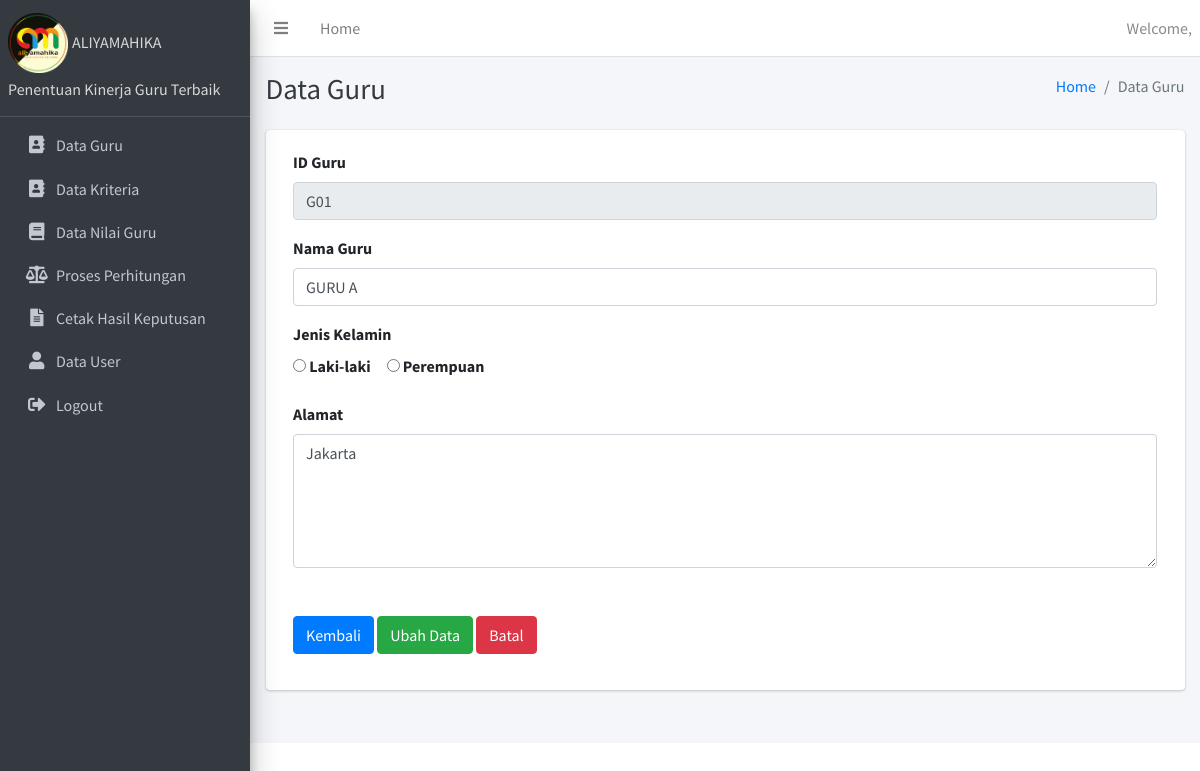
/dashboard.php?module=edit_guru&id_guru=G01, run on the app's committed database.
### tables this page shows
CREATE TABLE `guru` (
  `id_guru` varchar(10) NOT NULL,
  `nm_guru` varchar(20) DEFAULT NULL,
  `jenkel` varchar(20) DEFAULT NULL,
  `alamat` varchar(50) NOT NULL
);

### modul/alternatif/edit_guru.php (the view, shortened to what this page needs)
<?php
$query = mysqli_query($koneksi, "SELECT * FROM guru WHERE id_guru='$_GET[id_guru]'");
$row = mysqli_fetch_assoc($query);
?>
<div class="content-header">
  <div class="container-fluid">
    <div class="row mb-2">
      <div class="col-sm-6">
        <h1 class="m-0 text-dark">Data Guru</h1>
      </div>
      <div class="col-sm-6">
        <ol class="breadcrumb float-sm-right">
          <li class="breadcrumb-item"><a href="?module=home">Home</a></li>
          <li class="breadcrumb-item active">Data Guru</li>
        </ol>
      </div>
    </div>
  </div>
</div>
<section class="content">
      <div class="container-fluid">
      <div class="row">
        <div class="col-12">
			<div class="card card-secondary">
						<form class="form-horizontal" action="" method="post">
							<div class="card-body">
							<div class="form-group">
								<label class="col-sm-3 control-label">ID Guru</label>
								<div class="col-sm-12">
									<input type="text" name="id_guru" class="form-control" value="<?php echo $row['id_guru'];?>" readonly="readonly">
								</div>
							</div>
							<div class="form-group">
								<label class="col-sm-3 control-label">Nama Guru</label>
								<div class="col-sm-12">
									<input type="text" name="nama_guru" class="form-control" value="<?php echo $row['nm_guru'];?>">
								</div>
							</div>
							<div class="form-group">
								<label class="col-sm-3 control-label">Jenis Kelamin</label>
								<div class="col-sm-12">
									<div class="radio">
  										<label><input type="radio" name="jenkel" value="Laki-laki" >&nbsp;Laki-laki</label>&nbsp;&nbsp;&nbsp;&nbsp;
  										<label><input type="radio" name="jenkel" value="Perempuan" >&nbsp;Perempuan</label>
									</div>
								</div>
							</div><div class="form-group">
								<label class="col-sm-3 control-label">Alamat</label>
								<div class="col-sm-12">
									<textarea name="alamat" class="form-control" rows="5" cols="20" ><?php echo $row['alamat'];?></textarea>
								</div>
							</div>
							<div class="form-group">
								<label class="col-sm-3 control-label">&nbsp;</label>
								<div class="col-sm-12">
									<a href="?module=data_guru" class="btn btn-primary">Kembali</a>
									<input type="submit" name="ubah" class="btn btn-success" value="Ubah Data">
									<a href="?module=data_guru" class="btn btn-danger">Batal</a>
								</div>
							</div>
						</div>
						</form>
					</div>
			</div>
		</div>
	</div>
</section>

### data on the page
guru: id_guru "G01", nama_guru "GURU A", alamat "Jakarta"
